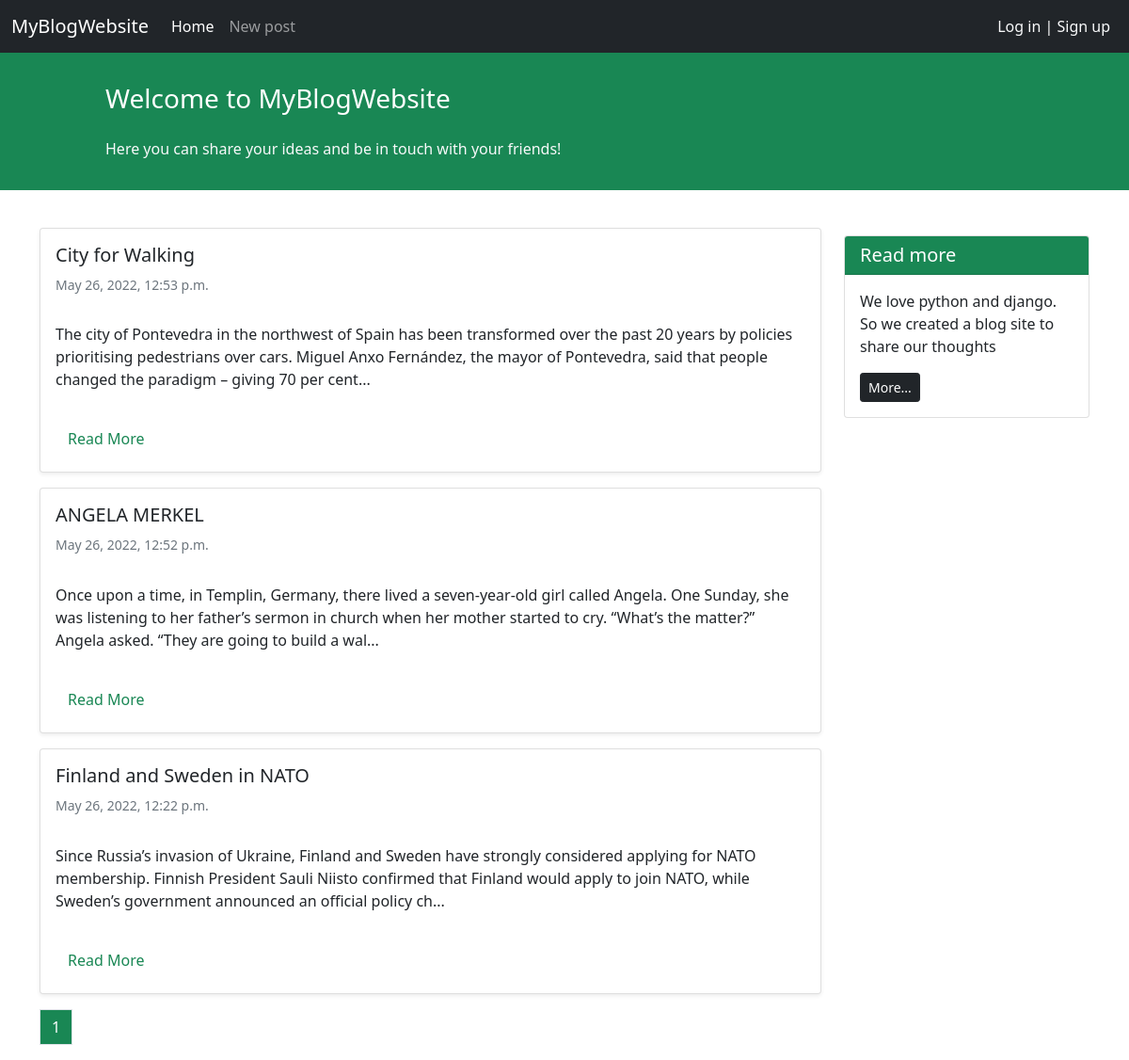
Before: / with the older database file.
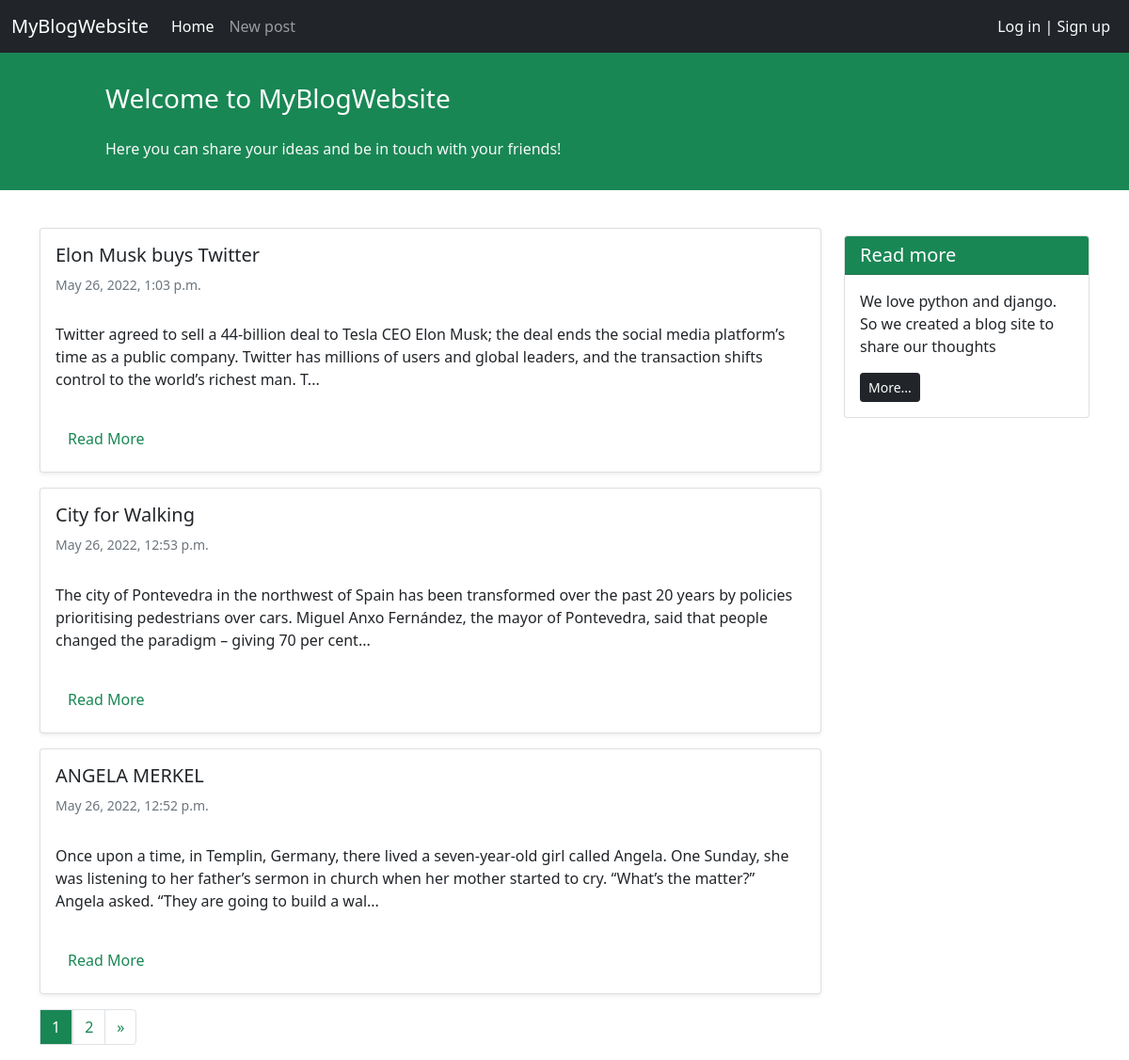
After: the same page with the newer database file.
### blog/models.py (models this page shows, shortened)
class Post(models.Model):
    STATUS_CHOICES = (
        ('published', 'Published'),
        ('draft', 'Draft'),
    )
    title = models.CharField(max_length=200)
    text = models.TextField()
    author = models.ForeignKey(get_user_model(), on_delete=models.CASCADE)
    datetime_created = models.DateTimeField(auto_now_add=True)
    datetime_modified = models.DateTimeField(auto_now=True)
    status = models.CharField(choices=STATUS_CHOICES, max_length=10)
    slug = models.SlugField(max_length=250, blank=False, editable=False)
    cover = models.ImageField(upload_to='post_cover/', blank=True)
    def get_absolute_url(self):
        kwargs = {
            'slug' : self.slug,
            'pk' : self.id,
        }
        return reverse('post_detail', kwargs=kwargs)

### blog/views.py (the view)
# urls.py: path('', views.PostListView.as_view(), name='post_list'),
class PostListView(generic.ListView):
    model = Post
    template_name = 'blog/posts_list.html'
    context_object_name = 'posts'
    paginate_by = 3
    def get_queryset(self):
        return Post.objects.filter(status='published').order_by('-datetime_modified')

### blog/templates/blog/posts_list.html (shortened to what this page needs)
{% extends '_base.html' %}
{% block content %}
<div class="container mt-4">
    <div class="row">
        <div class="col-9">
            {% for post in posts %}
            <div class="card shadow-sm my-3">
                <div class="card-body">
                    <h5 class="card-title">{{post.title}}</h5>
                    <h6 class="card-subtitle mb-2 text-muted small py-2">{{post.datetime_modified}}</h6>
                    <p class="card-text py-3">
                        {{post.text|slice:"250"}}...
                    </p>
                    <a href="{{ post.get_absolute_url }}" class="btn btn-m text-success">Read More</a>
                </div>
            </div>
            {% endfor %}
        </div>
        <div class="col-3">
                <div class="card  my-4">
                    <h5 class="card-header text-white bg-success">Read more</h5>
                    <div class="card-body">
                        <p class="card-text">We love python and django. So we created a blog site to share our
                            thoughts</p>
                        <a href="#"
                           class="btn btn-sm btn-dark">
                            More...
                        </a>
                    </div>
                </div>
        </div>
        <nav aria-label="Page navigation example">
            <ul class="pagination">
                {% for i in page_obj.paginator.page_range %}
                    {% if page_obj.number == i %}
                        <a href="?page={{ i }}" class="text-decoration-none">
                            <li class="page-item page-link bg-success text-white">{{ i }}</li>
                        </a>
                    {% else %}
                        <a href="?page={{ i }}" class="text-decoration-none">
                            <li class="page-item page-link text-success">{{ i }}</li>
                        </a>
                    {% endif %}
                {% endfor %}
                {% if page_obj.has_next %}
                    <li class="page-item">
                        <a class="page-link text-success" href="?page={{ page_obj.next_page_number }}" aria-label="Next">
                            <span aria-hidden="true">&raquo;</span>
                        </a>
                    </li>
                {% endif %}
            </ul>
        </nav>
    </div>
</div>
{% endblock content %}

Changed rows visible on the page:
no longer on this page (row unchanged): Post: title "Finland and Sweden in NATO", datetime_modified "May 26, 2022, 12:22 p.m.", text "Since Russia’s invasion of Ukraine, Finland and Sweden have strongly considered applying for NATO membership. Finnish President Sauli Niisto confirmed that Finland would apply to join NATO, while Sweden’s government announced an official policy ch"
added Post: title "Elon Musk buys Twitter", datetime_modified "May 26, 2022, 1:03 p.m.", text "Twitter agreed to sell a 44-billion deal to Tesla CEO Elon Musk; the deal ends the social media platform’s time as a public company. Twitter has millions of users and global leaders, and the transaction shifts control to the world’s richest man. T"
Other visible differences:
new list line: "2"
